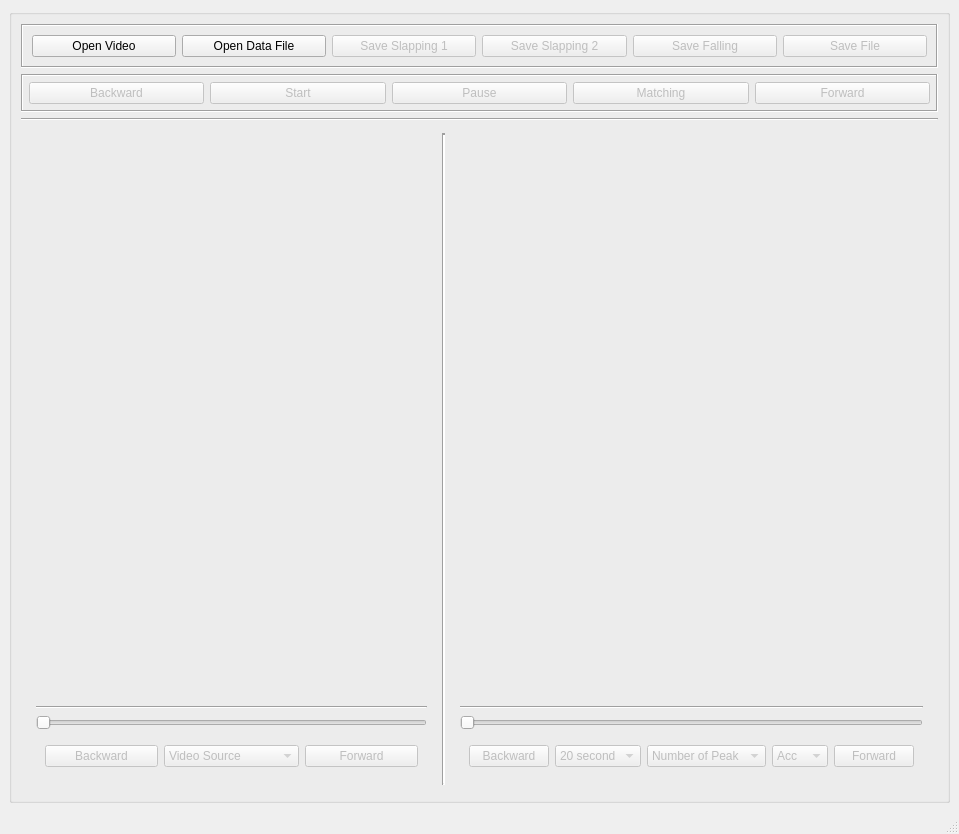
<?xml version="1.0" encoding="UTF-8"?>
<ui version="4.0">
 <class>MainWindow</class>
 <widget class="QMainWindow" name="MainWindow">
  <property name="geometry">
   <rect>
    <x>0</x>
    <y>0</y>
    <width>959</width>
    <height>834</height>
   </rect>
  </property>
  <property name="windowTitle">
   <string>Video Player with Signal</string>
  </property>
  <widget class="QWidget" name="centralwidget">
   <layout class="QHBoxLayout" name="horizontalLayout">
    <item>
     <widget class="QGroupBox" name="MainArea">
      <property name="enabled">
       <bool>true</bool>
      </property>
      <property name="title">
       <string/>
      </property>
      <property name="alignment">
       <set>Qt::AlignCenter</set>
      </property>
      <property name="checkable">
       <bool>false</bool>
      </property>
      <layout class="QVBoxLayout" name="verticalLayout">
       <property name="sizeConstraint">
        <enum>QLayout::SetDefaultConstraint</enum>
       </property>
       <item>
        <widget class="QFrame" name="mainarea1">
         <property name="sizePolicy">
          <sizepolicy hsizetype="Preferred" vsizetype="Maximum">
           <horstretch>0</horstretch>
           <verstretch>0</verstretch>
          </sizepolicy>
         </property>
         <property name="frameShape">
          <enum>QFrame::Box</enum>
         </property>
         <property name="frameShadow">
          <enum>QFrame::Sunken</enum>
         </property>
         <layout class="QHBoxLayout" name="horizontalLayout_5">
          <item>
           <widget class="QPushButton" name="openButton">
            <property name="enabled">
             <bool>true</bool>
            </property>
            <property name="focusPolicy">
             <enum>Qt::NoFocus</enum>
            </property>
            <property name="text">
             <string>Open Video</string>
            </property>
           </widget>
          </item>
          <item>
           <widget class="QPushButton" name="fileButton">
            <property name="focusPolicy">
             <enum>Qt::NoFocus</enum>
            </property>
            <property name="text">
             <string>Open Data File</string>
            </property>
           </widget>
          </item>
          <item>
           <widget class="QPushButton" name="slapButton">
            <property name="enabled">
             <bool>false</bool>
            </property>
            <property name="text">
             <string>Save Slapping 1</string>
            </property>
           </widget>
          </item>
          <item>
           <widget class="QPushButton" name="slapButton2">
            <property name="enabled">
             <bool>false</bool>
            </property>
            <property name="text">
             <string>Save Slapping 2</string>
            </property>
           </widget>
          </item>
          <item>
           <widget class="QPushButton" name="fallButton">
            <property name="enabled">
             <bool>false</bool>
            </property>
            <property name="text">
             <string>Save Falling</string>
            </property>
           </widget>
          </item>
          <item>
           <widget class="QPushButton" name="saveButton">
            <property name="enabled">
             <bool>false</bool>
            </property>
            <property name="text">
             <string>Save File</string>
            </property>
           </widget>
          </item>
         </layout>
        </widget>
       </item>
       <item>
        <widget class="QFrame" name="mainarea2">
         <property name="sizePolicy">
          <sizepolicy hsizetype="Preferred" vsizetype="Maximum">
           <horstretch>0</horstretch>
           <verstretch>0</verstretch>
          </sizepolicy>
         </property>
         <property name="frameShape">
          <enum>QFrame::Box</enum>
         </property>
         <property name="frameShadow">
          <enum>QFrame::Sunken</enum>
         </property>
         <layout class="QHBoxLayout" name="horizontalLayout_6">
          <property name="leftMargin">
           <number>6</number>
          </property>
          <property name="topMargin">
           <number>6</number>
          </property>
          <property name="rightMargin">
           <number>6</number>
          </property>
          <property name="bottomMargin">
           <number>6</number>
          </property>
          <item>
           <widget class="QPushButton" name="backwardButton">
            <property name="enabled">
             <bool>false</bool>
            </property>
            <property name="text">
             <string>Backward</string>
            </property>
           </widget>
          </item>
          <item>
           <widget class="QPushButton" name="startButton">
            <property name="enabled">
             <bool>false</bool>
            </property>
            <property name="text">
             <string>Start</string>
            </property>
           </widget>
          </item>
          <item>
           <widget class="QPushButton" name="pauseButton">
            <property name="enabled">
             <bool>false</bool>
            </property>
            <property name="text">
             <string>Pause</string>
            </property>
           </widget>
          </item>
          <item>
           <widget class="QPushButton" name="matchingButton">
            <property name="enabled">
             <bool>false</bool>
            </property>
            <property name="text">
             <string>Matching</string>
            </property>
           </widget>
          </item>
          <item>
           <widget class="QPushButton" name="forwardButton">
            <property name="enabled">
             <bool>false</bool>
            </property>
            <property name="text">
             <string>Forward</string>
            </property>
           </widget>
          </item>
         </layout>
        </widget>
       </item>
       <item>
        <widget class="Line" name="line_2">
         <property name="orientation">
          <enum>Qt::Horizontal</enum>
         </property>
        </widget>
       </item>
       <item>
        <widget class="QWidget" name="mainarea3" native="true">
         <layout class="QHBoxLayout" name="horizontalLayout_2">
          <property name="leftMargin">
           <number>6</number>
          </property>
          <property name="topMargin">
           <number>6</number>
          </property>
          <property name="rightMargin">
           <number>6</number>
          </property>
          <property name="bottomMargin">
           <number>6</number>
          </property>
          <item>
           <widget class="QWidget" name="videoArea" native="true">
            <layout class="QVBoxLayout" name="verticalLayout_3">
             <item>
              <widget class="QLabel" name="VideoImage">
               <property name="sizePolicy">
                <sizepolicy hsizetype="Ignored" vsizetype="Ignored">
                 <horstretch>0</horstretch>
                 <verstretch>0</verstretch>
                </sizepolicy>
               </property>
               <property name="text">
                <string/>
               </property>
              </widget>
             </item>
             <item>
              <widget class="Line" name="line_3">
               <property name="orientation">
                <enum>Qt::Horizontal</enum>
               </property>
              </widget>
             </item>
             <item>
              <widget class="QSlider" name="horizontalSlider_video">
               <property name="enabled">
                <bool>false</bool>
               </property>
               <property name="orientation">
                <enum>Qt::Horizontal</enum>
               </property>
              </widget>
             </item>
             <item>
              <widget class="QFrame" name="video_menu">
               <property name="sizePolicy">
                <sizepolicy hsizetype="Preferred" vsizetype="Maximum">
                 <horstretch>0</horstretch>
                 <verstretch>0</verstretch>
                </sizepolicy>
               </property>
               <layout class="QHBoxLayout" name="horizontalLayout_4">
                <item>
                 <widget class="QPushButton" name="backwardButton_video">
                  <property name="enabled">
                   <bool>false</bool>
                  </property>
                  <property name="text">
                   <string>Backward</string>
                  </property>
                 </widget>
                </item>
                <item>
                 <widget class="QComboBox" name="comboBox_video">
                  <property name="enabled">
                   <bool>false</bool>
                  </property>
                  <item>
                   <property name="text">
                    <string>Video Source</string>
                   </property>
                  </item>
                  <item>
                   <property name="text">
                    <string>sony slow motion</string>
                   </property>
                  </item>
                  <item>
                   <property name="text">
                    <string>iphone slow motion</string>
                   </property>
                  </item>
                 </widget>
                </item>
                <item>
                 <widget class="QPushButton" name="forwardButton_video">
                  <property name="enabled">
                   <bool>false</bool>
                  </property>
                  <property name="text">
                   <string>Forward</string>
                  </property>
                 </widget>
                </item>
               </layout>
              </widget>
             </item>
            </layout>
           </widget>
          </item>
          <item>
           <widget class="Line" name="line">
            <property name="sizePolicy">
             <sizepolicy hsizetype="Preferred" vsizetype="Minimum">
              <horstretch>0</horstretch>
              <verstretch>0</verstretch>
             </sizepolicy>
            </property>
            <property name="frameShadow">
             <enum>QFrame::Sunken</enum>
            </property>
            <property name="lineWidth">
             <number>2</number>
            </property>
            <property name="orientation">
             <enum>Qt::Vertical</enum>
            </property>
           </widget>
          </item>
          <item>
           <widget class="QWidget" name="graphArea" native="true">
            <layout class="QVBoxLayout" name="verticalLayout_2">
             <item>
              <widget class="QLabel" name="GraphImage">
               <property name="text">
                <string/>
               </property>
              </widget>
             </item>
             <item>
              <widget class="Line" name="line_4">
               <property name="orientation">
                <enum>Qt::Horizontal</enum>
               </property>
              </widget>
             </item>
             <item>
              <widget class="QSlider" name="horizontalSlider_graph">
               <property name="enabled">
                <bool>false</bool>
               </property>
               <property name="orientation">
                <enum>Qt::Horizontal</enum>
               </property>
              </widget>
             </item>
             <item>
              <widget class="QFrame" name="menu_graph">
               <property name="sizePolicy">
                <sizepolicy hsizetype="Preferred" vsizetype="Maximum">
                 <horstretch>0</horstretch>
                 <verstretch>0</verstretch>
                </sizepolicy>
               </property>
               <property name="frameShape">
                <enum>QFrame::NoFrame</enum>
               </property>
               <property name="lineWidth">
                <number>1</number>
               </property>
               <layout class="QHBoxLayout" name="horizontalLayout_3">
                <item>
                 <widget class="QPushButton" name="backwardButton_graph">
                  <property name="enabled">
                   <bool>false</bool>
                  </property>
                  <property name="text">
                   <string>Backward</string>
                  </property>
                 </widget>
                </item>
                <item>
                 <widget class="QComboBox" name="comboBox_graph">
                  <property name="enabled">
                   <bool>false</bool>
                  </property>
                  <item>
                   <property name="text">
                    <string>20 second</string>
                   </property>
                  </item>
                  <item>
                   <property name="text">
                    <string>1 second</string>
                   </property>
                  </item>
                  <item>
                   <property name="text">
                    <string>5 second</string>
                   </property>
                  </item>
                 </widget>
                </item>
                <item>
                 <widget class="QComboBox" name="comboBox_peak">
                  <property name="enabled">
                   <bool>false</bool>
                  </property>
                  <item>
                   <property name="text">
                    <string>Number of Peak</string>
                   </property>
                  </item>
                  <item>
                   <property name="text">
                    <string>Peak 1</string>
                   </property>
                  </item>
                  <item>
                   <property name="text">
                    <string>Peak 2</string>
                   </property>
                  </item>
                  <item>
                   <property name="text">
                    <string>Peak 3</string>
                   </property>
                  </item>
                 </widget>
                </item>
                <item>
                 <widget class="QComboBox" name="comboBox_type">
                  <property name="enabled">
                   <bool>false</bool>
                  </property>
                  <item>
                   <property name="text">
                    <string>Acc</string>
                   </property>
                  </item>
                  <item>
                   <property name="text">
                    <string>Gyro</string>
                   </property>
                  </item>
                 </widget>
                </item>
                <item>
                 <widget class="QPushButton" name="forwardButton_graph">
                  <property name="enabled">
                   <bool>false</bool>
                  </property>
                  <property name="text">
                   <string>Forward</string>
                  </property>
                 </widget>
                </item>
               </layout>
              </widget>
             </item>
            </layout>
           </widget>
          </item>
         </layout>
        </widget>
       </item>
      </layout>
     </widget>
    </item>
   </layout>
  </widget>
  <widget class="QStatusBar" name="statusbar"/>
 </widget>
 <resources/>
 <connections/>
</ui>
